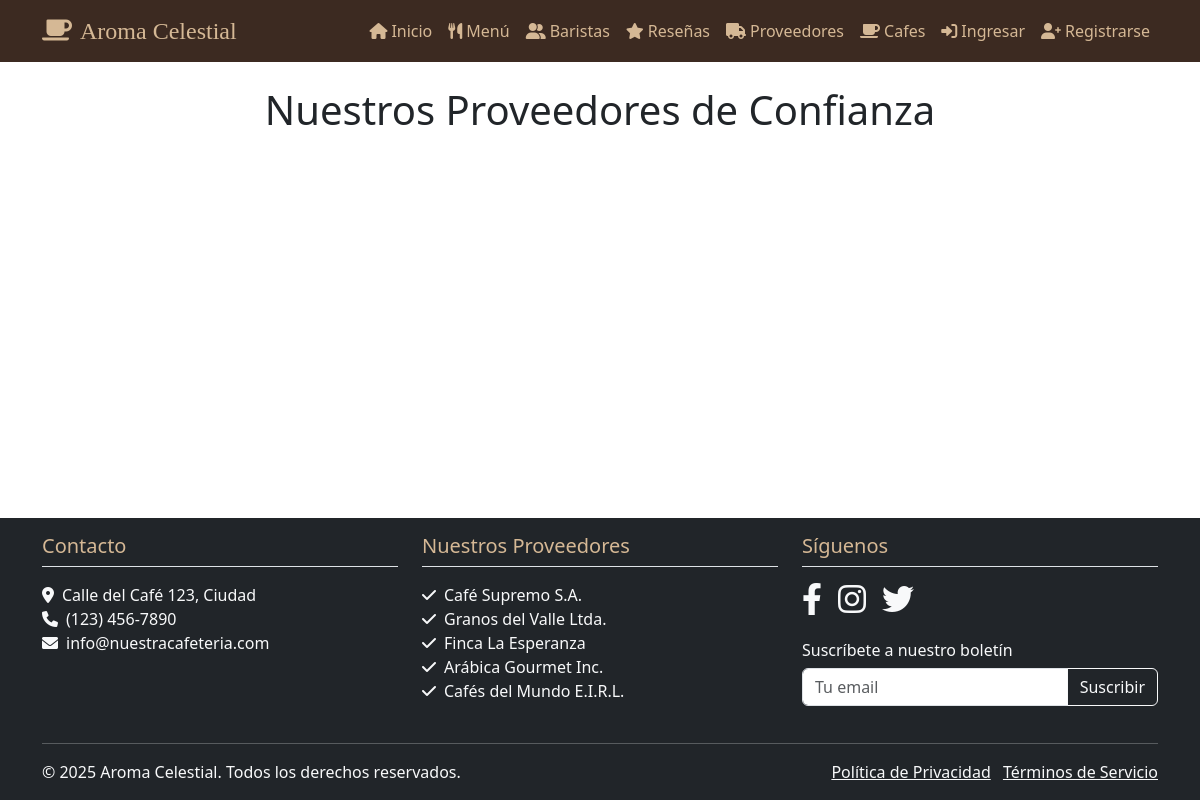
/proveedores/, run on an earlier commit of the app's database.
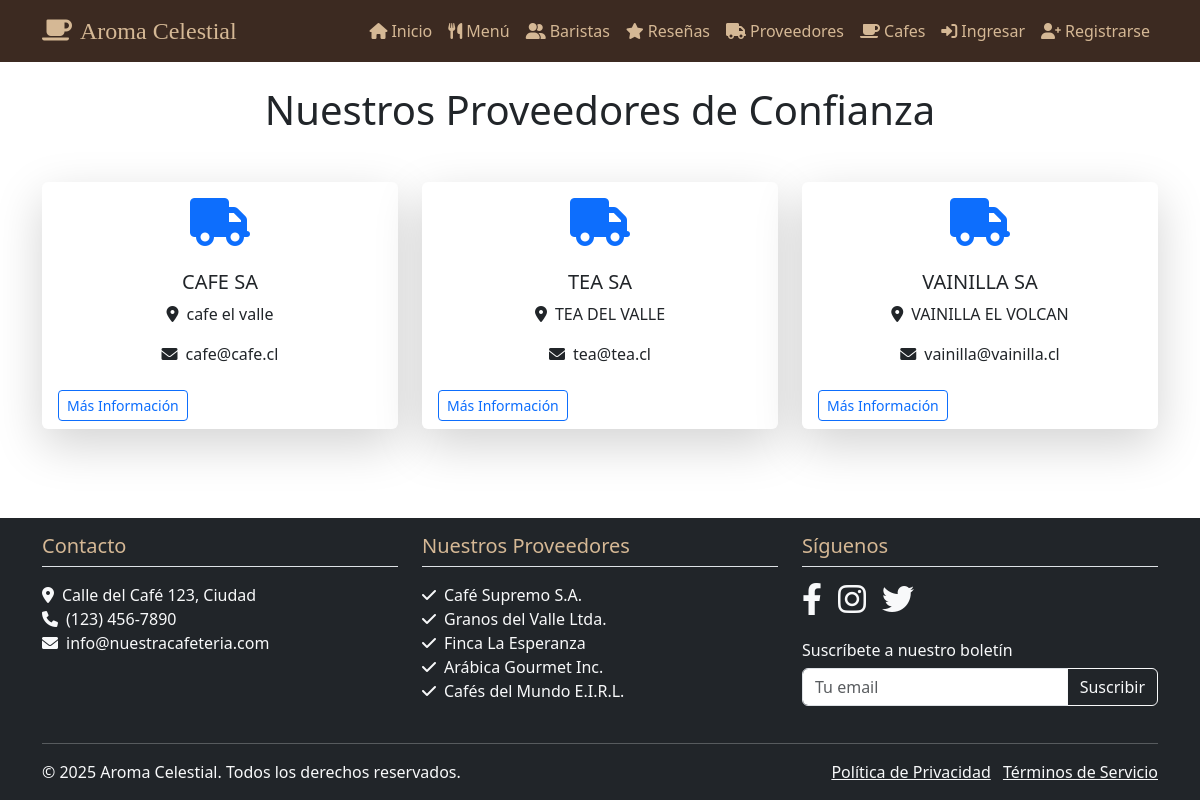
And on a later commit of the database.
### miapp/models.py (models this page shows, shortened)
class Proveedor(models.Model):
    id = models.AutoField(primary_key=True)
    nombre = models.CharField(max_length=100)
    contacto = models.CharField(max_length=100)
    direccion = models.CharField(max_length=100)

### miapp/views.py (the view)
# urls.py: path('proveedores/', views.proveedores, name='proveedores'),
def proveedores(request):
    proveedores = Proveedor.objects.all()
    return render(request, 'proveedores.html', {'proveedores': proveedores})

### miapp/templates/proveedores.html (shortened to what this page needs)
{% extends 'base.html' %}
{% load static %}
{% block content %}
<h1 class="text-center mb-5">Nuestros Proveedores de Confianza</h1>
<div class="row row-cols-1 row-cols-md-3 g-4">
    {% for proveedor in proveedores %}
    <div class="col">
        <div class="card h-100 border-0 shadow-lg">
            <div class="card-body text-center">
                <div class="mb-4">
                    <i class="fas fa-truck fa-3x text-primary"></i>
                </div>
                <h5 class="card-title">{{ proveedor.nombre }}</h5>
                <p class="card-text">
                    <i class="fas fa-map-marker-alt me-2"></i>{{ proveedor.direccion }}
                </p>
                <p class="card-text">
                    <i class="fas fa-envelope me-2"></i>{{ proveedor.contacto }}
                </p>
            </div>
            <div class="card-footer bg-transparent border-0">
                <button class="btn btn-outline-primary btn-sm" data-bs-toggle="modal" data-bs-target="#proveedorModal{{ proveedor.id }}">
                    Más Información
                </button>
            </div>
        </div>
    </div>
    {% endfor %}
</div>
{% endblock %}

What changed in the data, as far as the page shows it:
added Proveedor: nombre "CAFE SA", direccion "cafe el valle", contacto "cafe@cafe.cl"
added Proveedor: nombre "TEA SA", direccion "TEA DEL VALLE", contacto "tea@tea.cl"
added Proveedor: nombre "VAINILLA SA", direccion "VAINILLA EL VOLCAN", contacto "vainilla@vainilla.cl"
